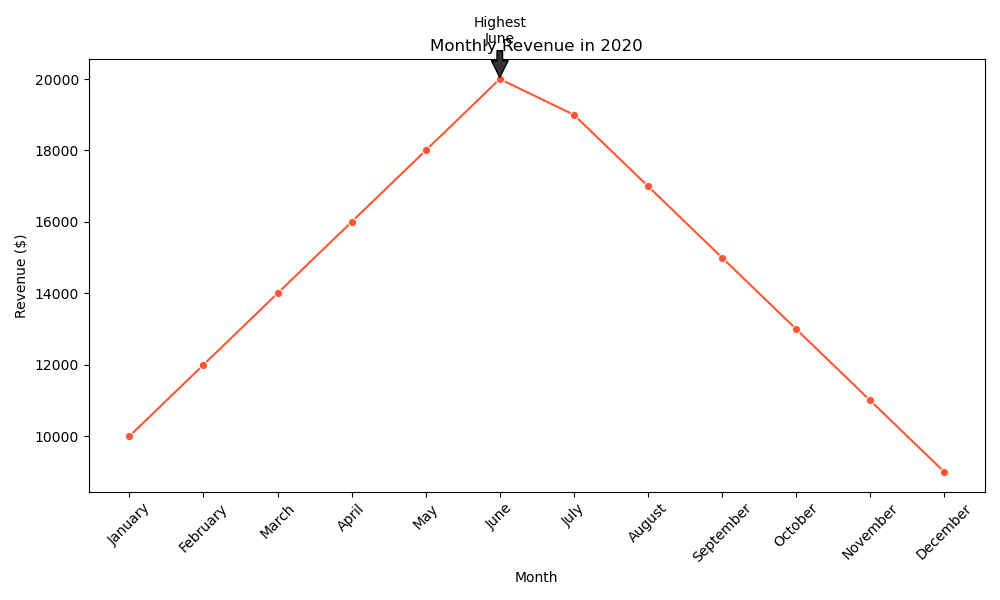

The Python source for this figure:

import pandas as pd
import seaborn as sns
import matplotlib.pyplot as plt

# Data
data = {
    'Month': ['January', 'February', 'March', 'April', 'May', 'June', 
              'July', 'August', 'September', 'October', 'November', 'December'],
    'Revenue': [10000, 12000, 14000, 16000, 18000, 20000, 
                19000, 17000, 15000, 13000, 11000, 9000]
}

# Create a DataFrame
df = pd.DataFrame(data)

# Set the figure size
plt.figure(figsize=(10, 6))

# Create the line chart
line_chart = sns.lineplot(x='Month', y='Revenue', data=df, 
                          marker='o', color='#1f77b4')

# Modify the color scheme using color codes
for line in line_chart.lines:
    line.set_color('#FF5733')

# Annotating the highest revenue point
highest_revenue = df['Revenue'].max()
highest_month = df[df['Revenue'] == highest_revenue]['Month'].values[0]
plt.annotate(f'Highest\n{highest_month}', xy=(highest_month, highest_revenue), 
             xytext=(highest_month, highest_revenue+1000),
             arrowprops=dict(facecolor='#333333', shrink=0.05),
             ha='center')

# Adjust the plot to make it more readable
plt.xticks(rotation=45)
plt.title('Monthly Revenue in 2020')
plt.xlabel('Month')
plt.ylabel('Revenue ($)')

# Show the line chart
plt.tight_layout()
plt.show()
